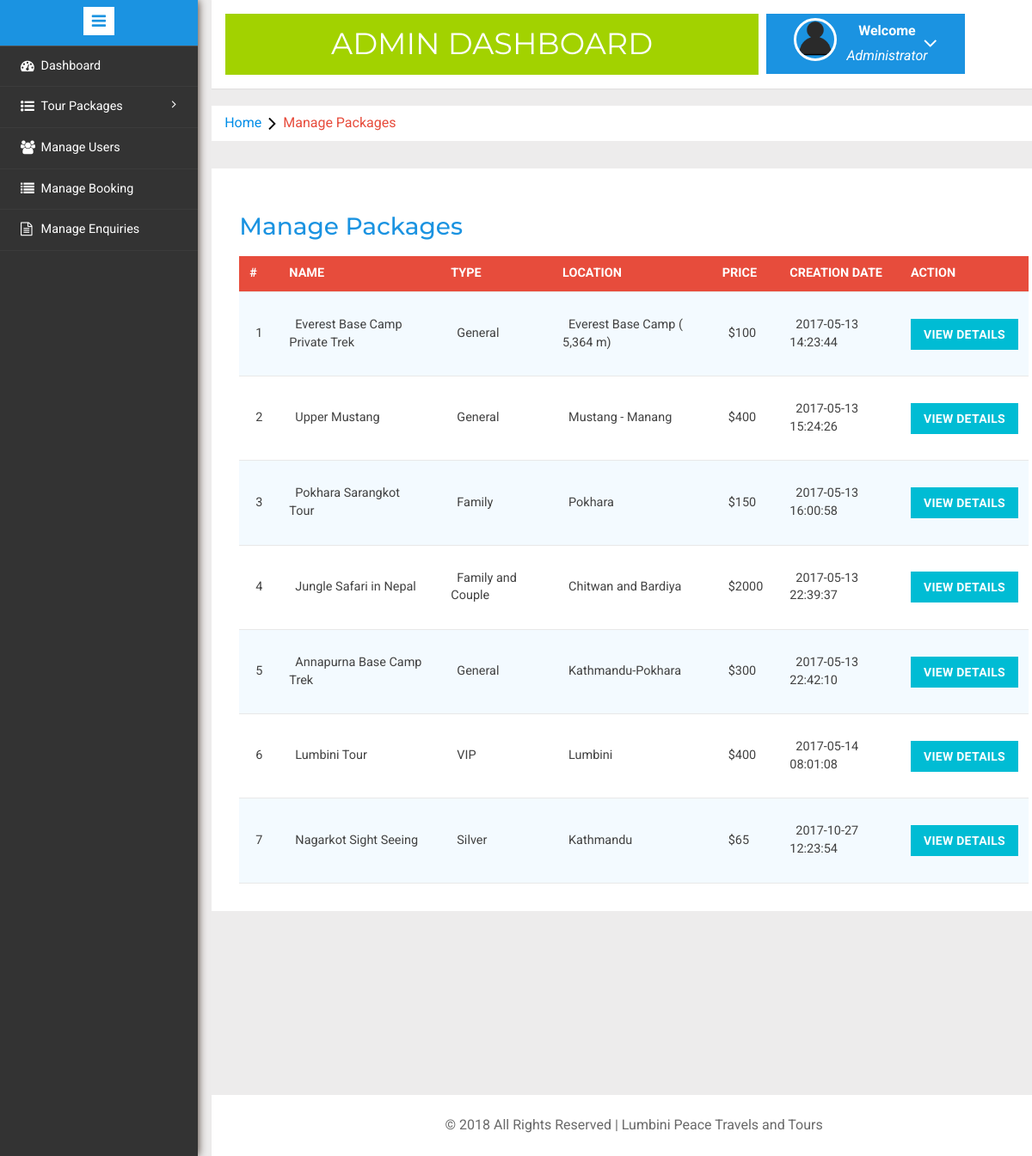
Page /admin/manage-packages.php (signed in) on the committed database.
### tables this page shows
CREATE TABLE `tbltourpackages` (
  `PackageId` int(11) NOT NULL,
  `PackageName` varchar(200) NOT NULL,
  `PackageType` varchar(150) NOT NULL,
  `PackageLocation` varchar(100) NOT NULL,
  `PackagePrice` int(11) NOT NULL,
  `PackageFetures` varchar(255) NOT NULL,
  `PackageDetails` mediumtext NOT NULL,
  `PackageImage` varchar(100) NOT NULL,
  `Creationdate` timestamp NOT NULL DEFAULT CURRENT_TIMESTAMP
);

### admin/manage-packages.php (the view, shortened to what this page needs)
<?php
include('includes/config.php');
if(strlen($_SESSION['alogin'])==0)
	{
header('location:index.php');
}
else{
	?>
<!DOCTYPE HTML>
<html>
<head>
<link href="css/bootstrap.min.css" rel='stylesheet' type='text/css' />
<link href="css/style.css" rel='stylesheet' type='text/css' />
<link rel="stylesheet" href="css/morris.css" type="text/css"/>
<link href="css/font-awesome.css" rel="stylesheet">
<link rel="stylesheet" type="text/css" href="css/table-style.css" />
<link rel="stylesheet" type="text/css" href="css/basictable.css" />
<link rel="stylesheet" href="css/icon-font.min.css" type='text/css' />
</head>
<body>
   <div class="page-container">
<div class="left-content">
	   <div class="mother-grid-inner">
				<?php include('includes/header.php');?>
				</div>
<ol class="breadcrumb">
                <li class="breadcrumb-item"><a href="index.html">Home</a><i class="fa fa-angle-right"></i>Manage Packages</li>
            </ol>
<div class="agile-grids">
				<div class="agile-tables">
					<div class="w3l-table-info">
					  <h2>Manage Packages</h2>
					    <table id="table">
						<thead>
						  <tr>
						  <th>#</th>
							<th >Name</th>
							<th>Type</th>
							<th>Location</th>
							<th>Price</th>
							<th>Creation Date</th>
							<th>Action</th>
						  </tr>
						</thead>
						<tbody>
<?php $sql = "SELECT * from TblTourPackages";
$query = $dbh -> prepare($sql);
$query->execute();
$results=$query->fetchAll(PDO::FETCH_OBJ);
$cnt=1;
if($query->rowCount() > 0)
{
foreach($results as $result)
{				?>
						  <tr>
							<td><?php echo htmlentities($cnt);?></td>
							<td><?php echo htmlentities($result->PackageName);?></td>
							<td><?php echo htmlentities($result->PackageType);?></td>
							<td><?php echo htmlentities($result->PackageLocation);?></td>
							<td>$<?php echo htmlentities($result->PackagePrice);?></td>
							<td><?php echo htmlentities($result->Creationdate);?></td>
							<td><a href="update-package.php?pid=<?php echo htmlentities($result->PackageId);?>"><button type="button" class="btn btn-primary btn-block">View Details</button></a></td>
						  </tr>
						 <?php $cnt=$cnt+1;} }?>
						</tbody>
					  </table>
					</div>
			</div>
<?php include('includes/footer.php');?>
</div>
</div>
						<?php include('includes/sidebarmenu.php');?>
							</div>
</body>
</html>
<?php } ?>

### admin/css/table-style.css (style rules this page uses)
table { background: white; border-collapse: collapse; margin: 1.25em 0 0; width: 100%; }
table tr, table th, table td { border: none; border-bottom: 1px solid #e8e8e8; font-size: .95em; }
table th, table td { padding: 10px 12px; text-align: left; }
table th { background: #e74c3c; color: #fff; text-transform: uppercase; }
table tr td { background: #f3faff; color: #424242; }
table tr:nth-of-type(2n+2) td { background: #ffffff; }
table { width: 100%; }

### rows in the picture
tbltourpackages: PackageName "Everest Base Camp Private Trek", PackageType "General", PackageLocation "Everest Base Camp ( 5,364 m)", PackagePrice "100", Creationdate "2017-05-13 14:23:44"
tbltourpackages: PackageName "Upper Mustang", PackageType "General", PackageLocation "Mustang - Manang", PackagePrice "400", Creationdate "2017-05-13 15:24:26"
tbltourpackages: PackageName "Pokhara Sarangkot Tour", PackageType "Family", PackageLocation "Pokhara", PackagePrice "150", Creationdate "2017-05-13 16:00:58"
tbltourpackages: PackageName "Jungle Safari in Nepal", PackageType "Family and Couple", PackageLocation "Chitwan and Bardiya", PackagePrice "2000", Creationdate "2017-05-13 22:39:37"
tbltourpackages: PackageName "Annapurna Base Camp Trek", PackageType "General", PackageLocation "Kathmandu-Pokhara", PackagePrice "300", Creationdate "2017-05-13 22:42:10"
tbltourpackages: PackageName "Lumbini Tour", PackageType "VIP", PackageLocation "Lumbini", PackagePrice "400", Creationdate "2017-05-14 08:01:08"
tbltourpackages: PackageName "Nagarkot Sight Seeing", PackageType "Silver", PackageLocation "Kathmandu", PackagePrice "65", Creationdate "2017-10-27 12:23:54"

### other values in the picture
Date('Y') "2018"
